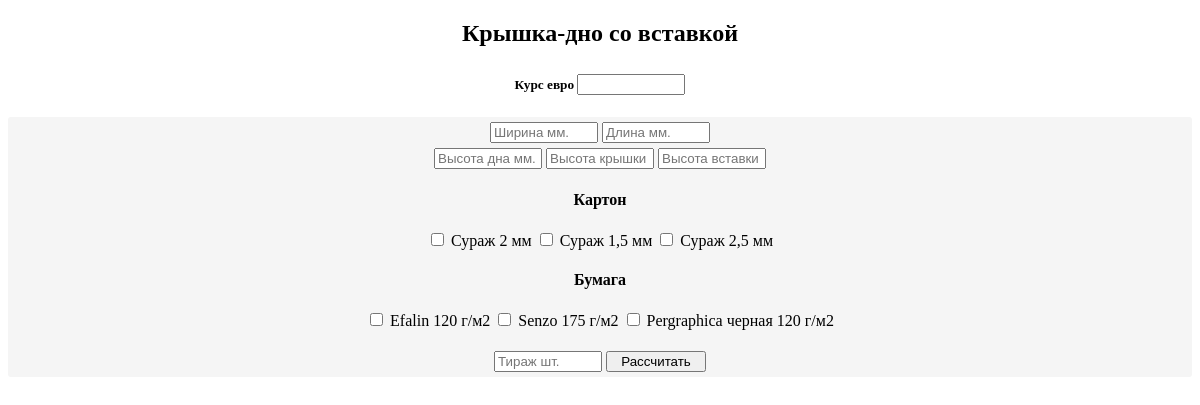
Screenshot of /cubboxinsert/ with the database file from the repository.
### cub_box_0/models.py (models this page shows, shortened)
class Material(models.Model):
    mt_type = models.CharField(max_length=200, null=True)
    mt_name = models.CharField(max_length=200, null=True)
    size_x = models.IntegerField(null=True)
    size_y = models.IntegerField(null=True)
    prise = models.FloatField(null=True)
    currency = models.CharField(max_length=200, null=True)
    len = models.FloatField(null=True)
    class Meta:
        verbose_name = 'Материал'
        verbose_name_plural = 'Материалы'

### cub_box_0/views.py (the view)
# urls.py: path('cubboxinsert/', views.cubboxinsert_page, name='cubboxinsert'),
def cubboxinsert_page(request):
    try:
        result = request_construction_cubboxinsert(request)
        return render(request, './cubboxinsert.html', material() | responseresult(result))
    except:
        return render(request, './cubboxinsert.html', material() | {'cur_euro': currency_eur(),
                                                     'ex': ''})

### cub_box_0/views.py (called while the page is built)
def material():
    cardboard_list = [x for x in Material.objects.all() if x.mt_type == 'картон']
    paper_list = [x for x in Material.objects.all() if x.mt_type == 'дизайнерская бумага']
    return {'cardboard_list': cardboard_list, 'paper_list': paper_list}

### details/algprog/currency.py (called while the page is built)
def currency_eur():
    try:
        data = requests.get('https://www.cbr-xml-daily.ru/daily_json.js').json()
        return data['Valute']['EUR']['Value']
    except:
        return 0

### services/req_constructions.py (called while the page is built)
def request_construction_cubboxinsert(request):
    req_cur_euro = request.POST['currency'].strip().split(',')
    cur_euro = 0
    if len(req_cur_euro) == 1:
        cur_euro = float(req_cur_euro[0])
    elif len(req_cur_euro) == 2:
        cur_euro = float(req_cur_euro[0] + '.' + req_cur_euro[1])
    cardboard_req = request.POST['cardboard']
    paper_req = request.POST['paper']
    a, b, c = int(request.POST['width'].strip()), int(request.POST['length'].strip()), int(
        request.POST['hight'].strip())
    kol = int(request.POST['kol'].strip())
    lid_hight = int(request.POST['lid_hight'].strip())
    insert_hight = int(request.POST['insert_hight'].strip())
    result = result_data_cdinsert(a, b, c, insert_hight, cardboard_req, paper_req, kol, lid_hight, cur_euro)
    return result

### templates/cubboxinsert.html (shortened to what this page needs)
{% extends 'base.html' %}
{% load static %}
{% block params %}
<link href="{% static 'style.css' %}" rel="stylesheet">
<form action="{% url 'cubboxinsert' %}" method="POST">
<center>
    <input type="hidden" name="construction" value="Крышка-дно со вставкой"><h2>Крышка-дно со вставкой</h2>
{% if cur_euro %}
        <h5>Курс евро <input class="text" id="c" type="text" placeholder="{{ cur_euro }}" name="currency" value="{{ cur_euro }}"/></h5>
    {% else %}
        <h5>Курс евро <input class="text" id="c_2" type="text" placeholder="" name="currency" required="required"/></h5>
    {% endif %}
    <div class="main">
<div class="field">
      <input class="text" id="w" placeholder="Ширина мм." name="width" required="required"/>
      <input class="text" id="ln" placeholder="Длина мм." name="length" required="required"/>
      <br><input class="text" id="h" placeholder="Высота дна мм." name="hight" required="required" />
      <input class="text" id="th" placeholder="Высота крышки мм." name="lid_hight" required="required" />
      <input class="text" id="ih" placeholder="Высота вставки мм." name="insert_hight" required="required" />
</div>
   {% include 'material.html' %}
    <input class="text" id="k" placeholder="Тираж шт." name="kol" required="required" />
    <button class="button" type="submit">Рассчитать</button>
    </div>
</center>
</form>
{% endblock %}

### templates/material.html (shortened to what this page needs)
{% load static %}
<div class="mat_cb">
  <h4>Картон</h4>
    <p>
      {% for mat_cb in cardboard_list %}
        <input type="checkbox" name="cardboard" value="{{mat_cb.mt_name}}"> {{mat_cb.mt_name}}
      {% endfor %}
    </p>
</div>
<div class="mat_pap">
  <h4>Бумага</h4>
    <p>
      {% for mat_pap in paper_list %}
        <input type="checkbox" name="paper" value="{{mat_pap.mt_name}}"> {{mat_pap.mt_name}}
      {% endfor %}
</div>

### landingpagewebsite/static/style.css (style rules this page uses)
.button { width: 100px; margin-bottom: 5px; }
.text { margin-top: 5px; width: 100px; }
.field { margin-top: 5px; }
.main { background-color: whitesmoke; list-style-type: none; border-radius: 3px; }

### rows the page displays
Material: mt_name "Сураж 2 мм"
Material: mt_name "Сураж 1,5 мм"
Material: mt_name "Сураж 2,5 мм"
Material: mt_name "Efalin 120 г/м2"
Material: mt_name "Senzo 175 г/м2"
Material: mt_name "Pergraphica черная 120 г/м2"
